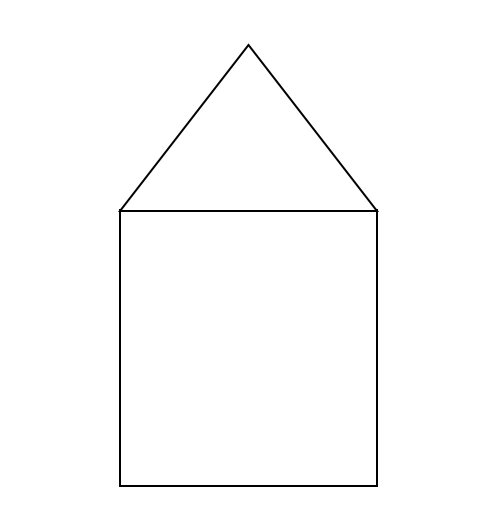
%> input picture test.jpeg, 986 x 1038 px (shown at 1/2 size)
$ octave --eval "result = ur5_creative;"   (GNU Octave 9; MATLAB toolbox functions it lacks are replaced by stand-ins)
%> lines starting %> are read from the running program, lines starting %| are printed output that depends on the picture; in (x1, y1, x2, y2) boxes, pixels count from 0 and x2, y2 are one past the last pixel; in counts of white or black regions, pixels touching at a corner belong together; the program's own positions count from 1
%% drawing 1: house
function [a,b,c,d]=ur5_creative()
RGB  = imread('test.jpeg');
%> RGB is the input picture: size 1038x986x3 uint8; min 0, max 255, mean 252
I = rgb2gray(RGB);
BW = edge(I,'canny');
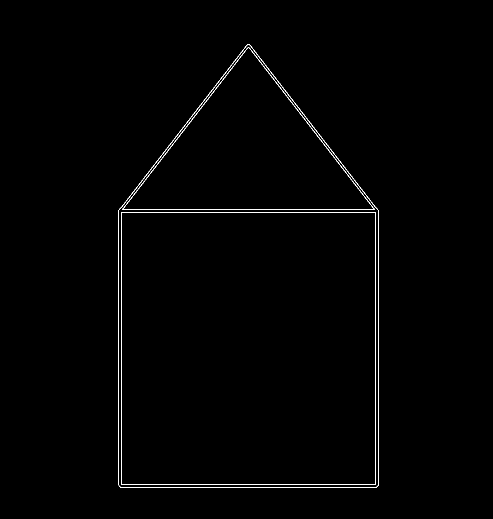
%> BW: size 1038x986 logical (shown at 1/2 size); 0.63% white in thin lines or dots, all inside (x1, y1, x2, y2) = (237, 88, 757, 975)
[H,T,R] = hough(BW);
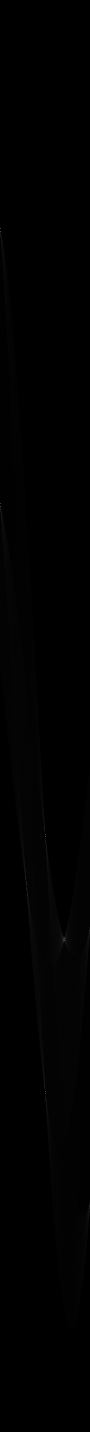
%> H: size 2863x180 double (shown at 1/2 size); min 0, max 552, mean 2.2; drawn with min black and max white
%> T = 180 values from -90 to 89; R = 2863 values from -1431 to 1431
P  = houghpeaks(H,6,'threshold',ceil(0.3*max(H(:))));
%> P = [2188 91; 1669 91; 458 1; 1008 1; 1765 53; 1877 129]
lines = houghlines(BW,T,R,P,'FillGap',10,'MinLength',7);
%> lines = 6 lines; point1 to point2 (x, y): (757, 421) to (757, 972), (238, 421) to (238, 971), (238, 425) to (757, 425), (241, 975) to (754, 975), (238, 421) to (497, 89), (494, 91) to (749, 418)
% figure, imshow(I), hold on

benchmark_x = lines(1).point1(1);
%> benchmark_x = 757
benchmark_y = lines(1).point1(2);
%> benchmark_y = 421
for k = 1:length(lines)
   xy = [lines(k).point1; lines(k).point2];
%    plot(xy(:,1),xy(:,2),'LineWidth',2,'Color','green');
   begin_x(k)=xy(1,1);
   begin_y(k)=xy(1,2);
   end_x(k)=xy(2,1);
   end_y(k)=xy(2,2);

   end_x(k)=(end_x(k)-benchmark_x)/7500;
   end_y(k)=(end_y(k)-benchmark_y)/7500;
   begin_x(k)=(begin_x(k)-benchmark_x)/7500;
   begin_y(k)=(begin_y(k)-benchmark_y)/7500;

end
%> this loop made 6 passes
%> xy on passes 1 to 6: [757 421; 757 972], [238 421; 238 971], [241 975; 754 975], [238 425; 757 425], [494 91; 749 418], [238 421; 497 89]
%> after the loop, begin_x = [0 -0.0692 -0.0688 -0.0692 -0.0351 -0.0692]; begin_y = [0 0 0.0739 0.000533 -0.044 0]; end_x = [0 -0.0692 -0.0004 0 -0.00107 -0.0347]; end_y = [0.0735 0.0733 0.0739 0.000533 -0.0004 -0.0443]
a=begin_x;
%> a = [0 -0.0692 -0.0688 -0.0692 -0.0351 -0.0692]
b=begin_y;
%> b = [0 0 0.0739 0.000533 -0.044 0]
c=end_x;
%> c = [0 -0.0692 -0.0004 0 -0.00107 -0.0347]
d=end_y;
%> d = [0.0735 0.0733 0.0739 0.000533 -0.0004 -0.0443]
%> `result = ur5_creative;`: result = [0 -0.0692 -0.0688 -0.0692 -0.0351 -0.0692]
% [6 lines of commented-out code are left out]
end


%% drawing 2: abstract art
% [36 lines of commented-out code are left out]
